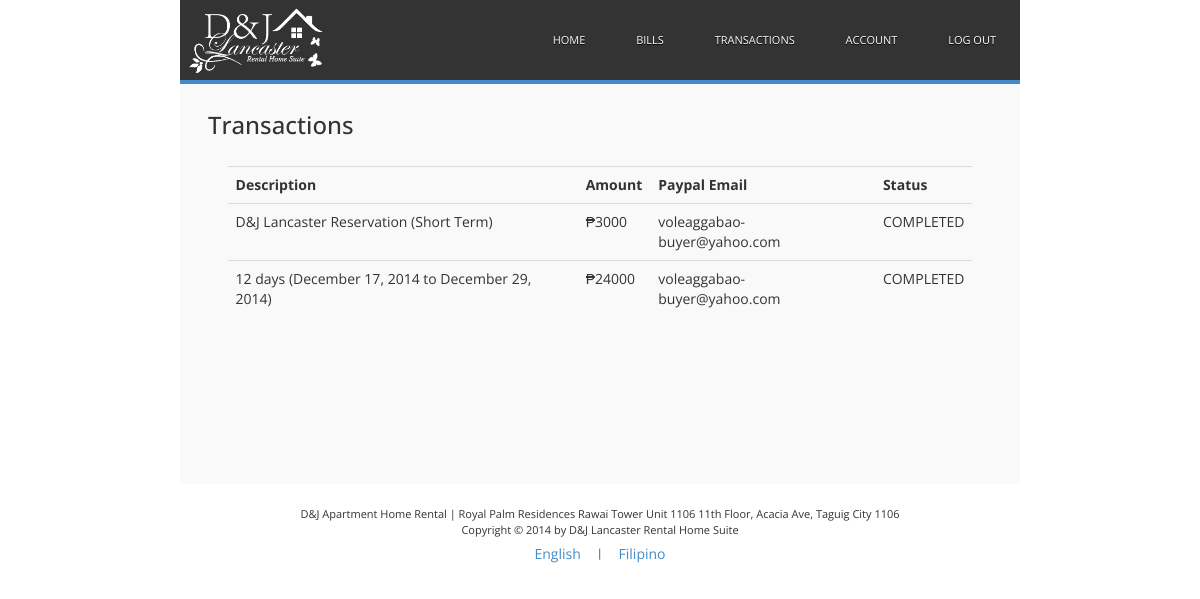
/tenant/dashboard/transactions (signed in), run on the app's committed database.
### tables this page shows
CREATE TABLE `tbl_tenant` (
  `id` int(11) NOT NULL AUTO_INCREMENT,
  `user_id` int(11) DEFAULT NULL,
  `fname` varchar(256) NOT NULL,
  `lname` varchar(256) NOT NULL,
  `email` varchar(256) NOT NULL,
  `phone` varchar(256) NOT NULL,
  `start_date` date NOT NULL,
  `end_date` date NOT NULL,
  `rent_type` enum('occupied','reserved') NOT NULL,
  `rent_term` enum('short','long') NOT NULL,
  `rent_fee` float NOT NULL,
  `token` varchar(256) NOT NULL,
  `is_verified` tinyint(1) NOT NULL DEFAULT '0',
  `is_expired` tinyint(1) NOT NULL DEFAULT '0',
  `is_registered` tinyint(1) NOT NULL DEFAULT '0',
  `is_active` tinyint(1) NOT NULL DEFAULT '0',
  `is_reserved` tinyint(1) NOT NULL DEFAULT '0',
  PRIMARY KEY (`id`)
);

CREATE TABLE `tbl_transaction` (
  `id` int(11) NOT NULL AUTO_INCREMENT,
  `tenant_id` int(11) NOT NULL,
  `amount` float NOT NULL,
  `description` varchar(512) NOT NULL,
  `txn_id` varchar(256) NOT NULL,
  `payment_status` varchar(256) NOT NULL,
  `payer_email` varchar(256) NOT NULL,
  `processing_date` date NOT NULL,
  PRIMARY KEY (`id`)
);

### tenant/classes/Transaction.php (called while the page is built, shortened)
<?php
class Transaction
{
    private $db_connection = null;
    private $user_id = null;
    public function __construct()
    {
        if ($_SESSION['tenant_user_id']) {
            $this->user_id = $_SESSION['tenant_user_id'];
        }
    }
    private function databaseConnection()
    {
        if ($this->db_connection != null) {
            return true;
        } else {
            try {
                $this->db_connection = new PDO('mysql:host='. DB_HOST .';dbname='. DB_NAME . ';charset=utf8', DB_USER, DB_PASS);
                return true;
            } catch (PDOException $e) {
                $this->errors[] = MESSAGE_DATABASE_ERROR . $e->getMessage();
            }
        }
        return false;
    }
    public function getTransactions()
    {
        if ($this->databaseConnection()) {
            $query_tenant = $this->db_connection->prepare("SELECT id FROM tbl_tenant WHERE user_id = :user_id");
            $query_tenant->bindValue(':user_id', $this->user_id, PDO::PARAM_INT);
            $query_tenant->execute();
            $result_row = $query_tenant->fetchObject();
            if (isset($result_row->id)) {
                $tenant_id = $result_row->id;
                $query_transactions = $this->db_connection->prepare("SELECT * FROM tbl_transaction WHERE tenant_id = :tenant_id");
                $query_transactions->bindValue(':tenant_id', $tenant_id, PDO::PARAM_INT);
                $query_transactions->execute();
                $result_row = $query_transactions->fetchAll();
            }
        }
        return $result_row;
    }
}
?>

### tenant/views/transactions.php (the view, shortened to what this page needs)
    <link rel="stylesheet" href=<?php echo LNK_ROOT . "/tenant/css/transactions-style.css";?> />
    <link rel="stylesheet" href=<?php echo LNK_ROOT . "/tenant/css/menu-style.css";?> />
    <link rel="stylesheet" href=<?php echo LNK_SLIDEBAR_CSS; ?> />
    <?php
        require_once("classes/Transaction.php");
        $transactions = new Transaction();
        $data = $transactions->getTransactions();
        $count = count($data);
        $trans_table = "<table id='transaction-table' class='table table-hover'>";
        $trans_table_headers = "<tr><th>Description</th><th>Amount</th><th>Paypal Email</th><th>Status</th></tr>";
        $trans_table .= $trans_table_headers;
        for ($i = 0; $i < $count; $i++) {
            $trans_description = $data[$i]['description'];
            $trans_amount = $data[$i]['amount'];
            $trans_email = strtolower($data[$i]['payer_email']);
            $trans_status = strtoupper($data[$i]['payment_status']);
            $row = "<tr>
            			<td>$trans_description</td>
            			<td>&#8369;$trans_amount</td>
            			<td>$trans_email</td>
            			<td>$trans_status</td>
            		</tr>
            ";
            $trans_table .= $row;
        }
        $trans_table .= "</table>";
    ?>
</head>
<body>
    <div class="container">
		<div id="sb-site">
			<div class="header header-logged">
				<a id="icon" href=<?php echo LNK_ROOT . "/tenant/dashboard";?> ><span><img class="icon icon-logged" src=<?php echo LNK_ROOT . "/tenant/images/dnj_logo_tenant.png";?> /></span></a>
				<?php include "views/nav.php"; ?>
			</div>
			<div class="content content-logged">
				<div class="main-content">
					<div id="page-title-div">
						<h3>
							<?php echo WORD_TRANS_TITLE;?>
						</h3>
					</div>
					<div id="transactions-div">
						<?php
							echo $trans_table;
						?>
					</div>
				</div>
			</div>
			<div class="footer footer-logged">
				<div class="text-center">
					D&amp;J Apartment Home Rental | Royal Palm Residences Rawai Tower Unit 1106 11th Floor, Acacia Ave, Taguig City 1106
				</div>
				<div class="text-center">
					Copyright &copy; 2014 by D&amp;J Lancaster Rental Home Suite
				</div>
				<div class="text-center">
					<form method="POST">
						<button href="#" class="btn btn-link btn-lang-toggle" name="lang" value="en">English</button> | <button href="#" class="btn btn-link btn-lang-toggle" name="lang" value="tl">Filipino</button>
					</form>
				</div>
			</div>
		</div>
    </div>

### tenant/css/main.css (style rules this page uses)
html body { font-family: "Open Sans", sans-serif; padding:0; margin:0; }
h1, h2, h3, h4, h5, h6, p { padding: 0; margin: 0; }
.container { width: 70%; margin: 0 auto; padding: 0; }
.header { width: 100%; }
.header-logged { margin: 0; padding: 0; background: #333333; border-bottom: 4px solid #428BCA; }
.content { font-size: 14px; min-height: 400px; }
.content-logged { background: #F9F9F9; }
.main-content { width: 100%; padding: 2em; }
.footer { font-family: "Open Sans", sans-serif; font-size: 11px; width: 100%; }
.footer-logged { padding: 2em 0; }
a#icon { float: left; height: 80px; }
.icon-logged { width: auto; height: 80px; }

### tenant/css/transactions-style.css (style rules this page uses)
#page-title-div { margin-bottom: 2em; }
#transactions-div { width: 95%; margin: 0 auto; }

### data on the page
tbl_tenant: id.description "D&J Lancaster Reservation (Short Term) 12 days (December 17, 2014 to December 29, 2014)", id.amount "3000 24000", id.payer_email "voleaggabao-buyer@yahoo.com voleaggabao-buyer@yahoo.com", id.payment_status "COMPLETED COMPLETED"

### other printed values
WORD_TRANS_TITLE "Transactions"
